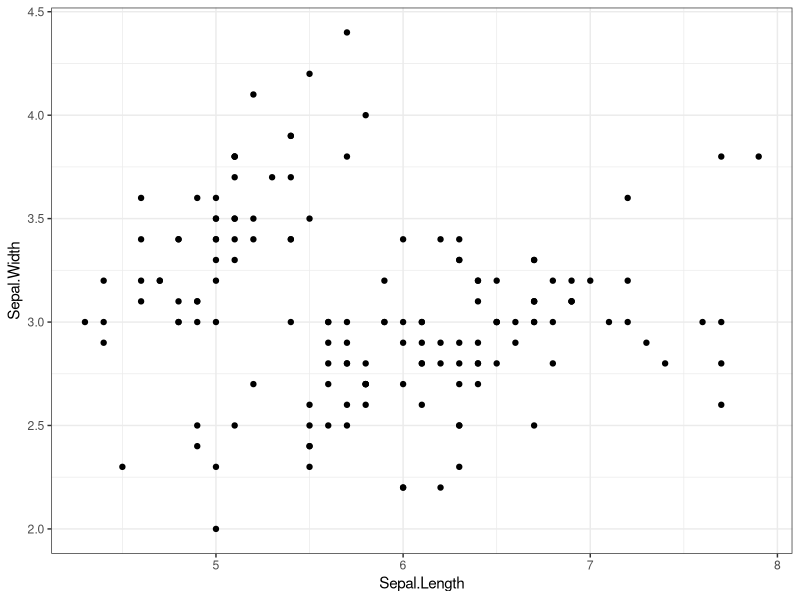

Here is the R script that generated this plot:
## ---- chunk 1
library(tidyverse)

data("CO2")
## ---- chunk 2
CO2_tb = as_tibble(CO2) #Convert into a tibble
## ---- chunk 3
CO2_tb |> select(1,2,5) # Select only desired columns

CO2_tb |> filter(uptake > 30) # filter based on a condition

CO2_tb |> group_by(Plant)  # grouped data, this will however give same dataset but will

                            # mention the number of groups.
## ---- chunk 4
CO2_tb |> 

  group_by(Plant) |>               # groupn then

  summarise(meanup = mean(uptake),   # summarise per group !!!

            sdup = sd(uptake))
## ---- chunk 5
CO2_tb |> 

  group_by(Plant) |>              

  summarise(meanup = mean(uptake),

            sdup = sd(uptake),cv = sdup/meanup)  # add new column, "cv", even though                                                     sdup and meanup are yet to be                                                          created!!!!!!!!!!!!!!!
## ---- chunk 6
CO2_tb |> 

  group_by(Plant) |>

  summarise(meanup = mean(uptake),             # same thing!!!!!!!!!!!!!!!!!!!!!!

            sdup = sd(uptake)) |> mutate(cv = sdup/meanup) |> 

  arrange(desc(cv)) # arrange as per the variable, in decreasing order
## ---- chunk 7
mtcars |> 
  as_tibble() |> 
  group_by(gear) |> 
  summarise(mpg_md = median(mpg),
            disp_md = median(disp)) |> 
  mutate(new = mpg_md/disp_md)
## ---- chunk 8
data(iris)
ggplot(iris, aes(x = Sepal.Length, y = Sepal.Width)) +
geom_point() +
theme_bw()
